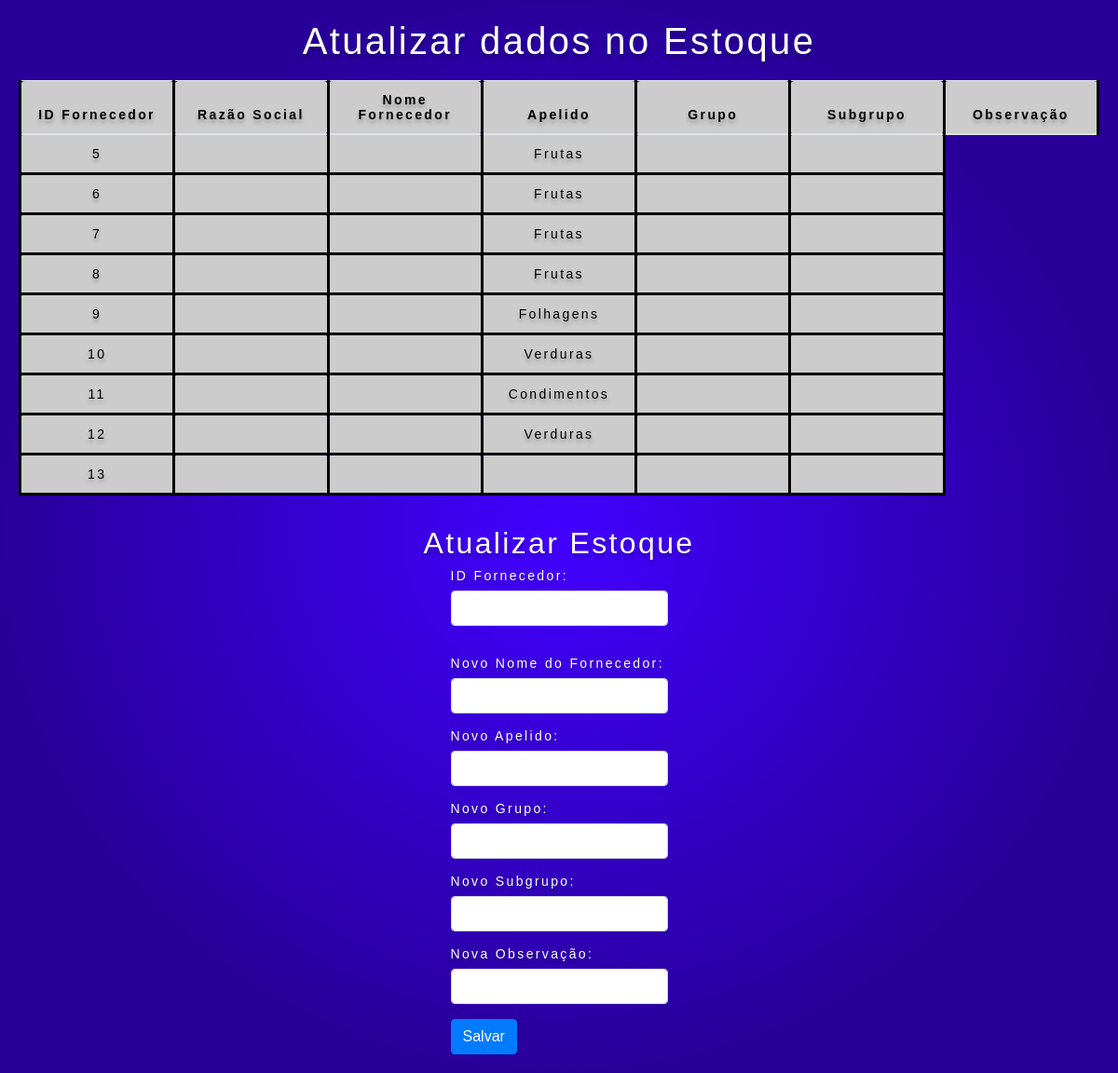
/Back-Projeto.Php/Fornecedor/atualizacaodefornecedor.php, run on the app's committed database.
### tables this page shows
CREATE TABLE `fornecedor` (
  `id_Fornecedor` int NOT NULL AUTO_INCREMENT,
  `razao_Social` varchar(150) NOT NULL,
  `nome_Fantasia` varchar(50) DEFAULT NULL,
  `apelido` varchar(50) DEFAULT NULL,
  `grupo` varchar(50) DEFAULT NULL,
  `sub_Grupo` varchar(50) DEFAULT NULL,
  `observacao` varchar(150) DEFAULT NULL,
  PRIMARY KEY (`id_Fornecedor`,`razao_Social`),
  UNIQUE KEY `razao_Social` (`razao_Social`)
);

### Back-Projeto.Php/Fornecedor/atualizacaodefornecedor.php (the view, shortened to what this page needs)
<!DOCTYPE html>
<html lang="pt-br">
<head>
    <link rel="stylesheet" href="https://stackpath.bootstrapcdn.com/bootstrap/4.1.3/css/bootstrap.min.css">
    <link rel="stylesheet" type="text/css" href="estilo.css">
</head>
<body>
    <h1>Atualizar dados no Estoque</h1>
    <?php
    include("conexao.php");
    $sql = "SELECT id_Fornecedor, razao_social, apelido, grupo, sub_Grupo, observacao FROM fornecedor";
    $resultado = mysqli_query($conexao, $sql);
    if (mysqli_num_rows($resultado) > 0) {
        echo "<table class='table'>
                <thead>
                    <tr>
                        <th>ID Fornecedor</th>
                        <th>Razão Social</th>
                        <th>Nome Fornecedor</th>
                        <th>Apelido</th>
                        <th>Grupo</th>
                        <th>Subgrupo</th>
                        <th>Observação</th>
                    </tr>
                </thead>
                <tbody>";
        while ($row = mysqli_fetch_assoc($resultado)) {
            echo "<tr>
                    <td>".$row['id_Fornecedor']."</td>
                    <td>".$row['razao_Social']."</td>
                    <td>".$row['apelido']."</td>
                    <td>".$row['grupo']."</td>
                    <td>".$row['sub_Grupo']."</td>
                    <td>".$row['observacao']."</td>
                  </tr>";
        }
        echo "</tbody></table>";
    } else {
        echo "Zero Resultados";
    }
    ?>
    <br>
    <h2>Atualizar Estoque</h2>
<form action="atualizar.php" method="POST" class="center-form">
    <label for="id_Fornecedor">ID Fornecedor:</label>
    <input type="text" name="id_Fornecedor" id="id_Fornecedor" class="form-control" required>
    <br>
    <br>
    <label for="NOVOrazao_social">Novo Nome do Fornecedor:</label>
    <input type="text" name="NOVOrazao_social" id="NOVOrazao_social" class="form-control">
    <br>
    <label for="NOVOapelido">Novo Apelido: </label>
    <input type="text" name="NOVOapelido" id="NOVOapelido" class="form-control">
    <br>
    <label for="NOVOgrupo">Novo Grupo: </label>
    <input type="text" name="NOVOgrupo" id="NOVOgrupo" class="form-control">
    <br>
    <label for="NOVOsub_Grupo">Novo Subgrupo: </label>
    <input type="text" name="NOVOsub_Grupo" id="NOVOsub_Grupo" class="form-control">
    <br>
    <label for="NOVOobservacao">Nova Observação: </label>
    <input type="text" name="NOVOobservacao" id="NOVOobservacao" class="form-control">
    <br>
    <button type="submit" class="btn btn-primary">Salvar</button>
</form>

### Back-Projeto.Php/Fornecedor/estilo.css (style rules this page uses)
* { margin: 0; padding: 0; box-sizing: border-box; }
body { width: 100%; background: radial-gradient(50% 50% at 50% 50%, #4200FF 0%, #280099 100%); display: flex; flex-direction: column; justify-content: center; align-items: center; color: #FFF; text-shadow: 0px 4px 4px rgba(0, 0, 0, 0.25); font-family: 'Trebuchet MS', 'Lucida Sans Unicode', 'Lucida Grande', 'Lucida Sans', Arial, sans-serif; font-size: 14px; font-style: normal; line-height: normal; letter-spacing: 2.36px; overflow-x: hidden; min-height: 100vh; padding: 20px; }
table { width: 100%; border-collapse: collapse; margin-top: 10px; }
table th, table td { border: 3px solid #ccc; padding: 10px; text-align: center; background-color: #ccc; border-color: black; border-radius: 5px; width: 150px; color: black; }

### data on the page
fornecedor: id_Fornecedor "5", grupo "Frutas"
fornecedor: id_Fornecedor "6", grupo "Frutas"
fornecedor: id_Fornecedor "7", grupo "Frutas"
fornecedor: id_Fornecedor "8", grupo "Frutas"
fornecedor: id_Fornecedor "9", grupo "Folhagens"
fornecedor: id_Fornecedor "10", grupo "Verduras"
fornecedor: id_Fornecedor "11", grupo "Condimentos"
fornecedor: id_Fornecedor "12", grupo "Verduras"
fornecedor: id_Fornecedor "13"
